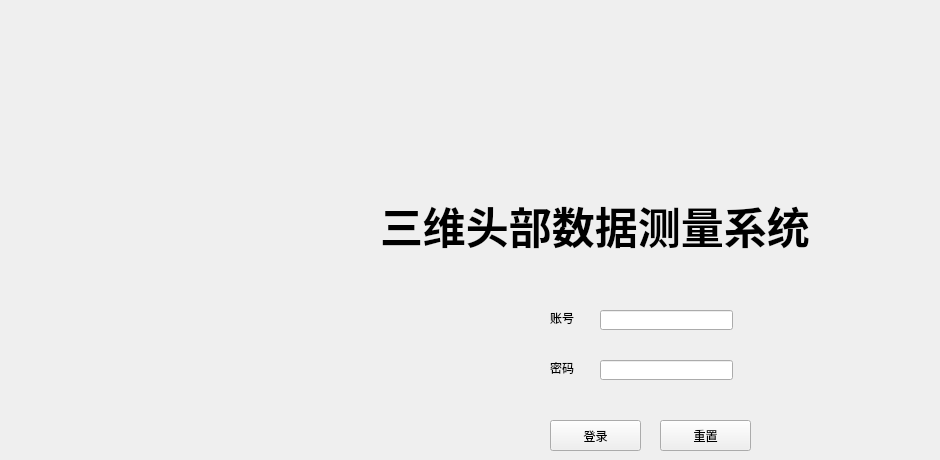
      <widget class="QWidget" name="page">
       <property name="sizePolicy">
        <sizepolicy hsizetype="Preferred" vsizetype="Preferred">
         <horstretch>1</horstretch>
         <verstretch>1</verstretch>
        </sizepolicy>
       </property>
       <widget class="QLabel" name="label_31">
        <property name="geometry">
         <rect>
          <x>380</x>
          <y>180</y>
          <width>551</width>
          <height>91</height>
         </rect>
        </property>
        <property name="font">
         <font>
          <family>Agency FB</family>
          <pointsize>32</pointsize>
          <weight>75</weight>
          <bold>true</bold>
         </font>
        </property>
        <property name="text">
         <string>三维头部数据测量系统</string>
        </property>
       </widget>
       <widget class="QLabel" name="label_login_account">
        <property name="geometry">
         <rect>
          <x>550</x>
          <y>310</y>
          <width>31</width>
          <height>16</height>
         </rect>
        </property>
        <property name="sizePolicy">
         <sizepolicy hsizetype="Preferred" vsizetype="Preferred">
          <horstretch>1</horstretch>
          <verstretch>1</verstretch>
         </sizepolicy>
        </property>
        <property name="text">
         <string>账号</string>
        </property>
       </widget>
       <widget class="QLineEdit" name="le_account">
        <property name="geometry">
         <rect>
          <x>600</x>
          <y>310</y>
          <width>133</width>
          <height>20</height>
         </rect>
        </property>
        <property name="sizePolicy">
         <sizepolicy hsizetype="Preferred" vsizetype="Preferred">
          <horstretch>1</horstretch>
          <verstretch>1</verstretch>
         </sizepolicy>
        </property>
       </widget>
       <widget class="QLabel" name="label_login_password">
        <property name="geometry">
         <rect>
          <x>550</x>
          <y>360</y>
          <width>31</width>
          <height>16</height>
         </rect>
        </property>
        <property name="sizePolicy">
         <sizepolicy hsizetype="Preferred" vsizetype="Preferred">
          <horstretch>1</horstretch>
          <verstretch>1</verstretch>
         </sizepolicy>
        </property>
        <property name="text">
         <string>密码</string>
        </property>
       </widget>
       <widget class="QLineEdit" name="le_password">
        <property name="geometry">
         <rect>
          <x>600</x>
          <y>360</y>
          <width>133</width>
          <height>20</height>
         </rect>
        </property>
        <property name="sizePolicy">
         <sizepolicy hsizetype="Preferred" vsizetype="Preferred">
          <horstretch>1</horstretch>
          <verstretch>1</verstretch>
         </sizepolicy>
        </property>
       </widget>
       <widget class="QPushButton" name="pB_login">
        <property name="geometry">
         <rect>
          <x>550</x>
          <y>420</y>
          <width>91</width>
          <height>31</height>
         </rect>
        </property>
        <property name="sizePolicy">
         <sizepolicy hsizetype="Preferred" vsizetype="Preferred">
          <horstretch>1</horstretch>
          <verstretch>1</verstretch>
         </sizepolicy>
        </property>
        <property name="text">
         <string>登录</string>
        </property>
       </widget>
       <widget class="QPushButton" name="pB_reset_2">
        <property name="geometry">
         <rect>
          <x>660</x>
          <y>420</y>
          <width>91</width>
          <height>31</height>
         </rect>
        </property>
        <property name="sizePolicy">
         <sizepolicy hsizetype="Preferred" vsizetype="Preferred">
          <horstretch>1</horstretch>
          <verstretch>1</verstretch>
         </sizepolicy>
        </property>
        <property name="text">
         <string>重置</string>
        </property>
       </widget>
      </widget>
